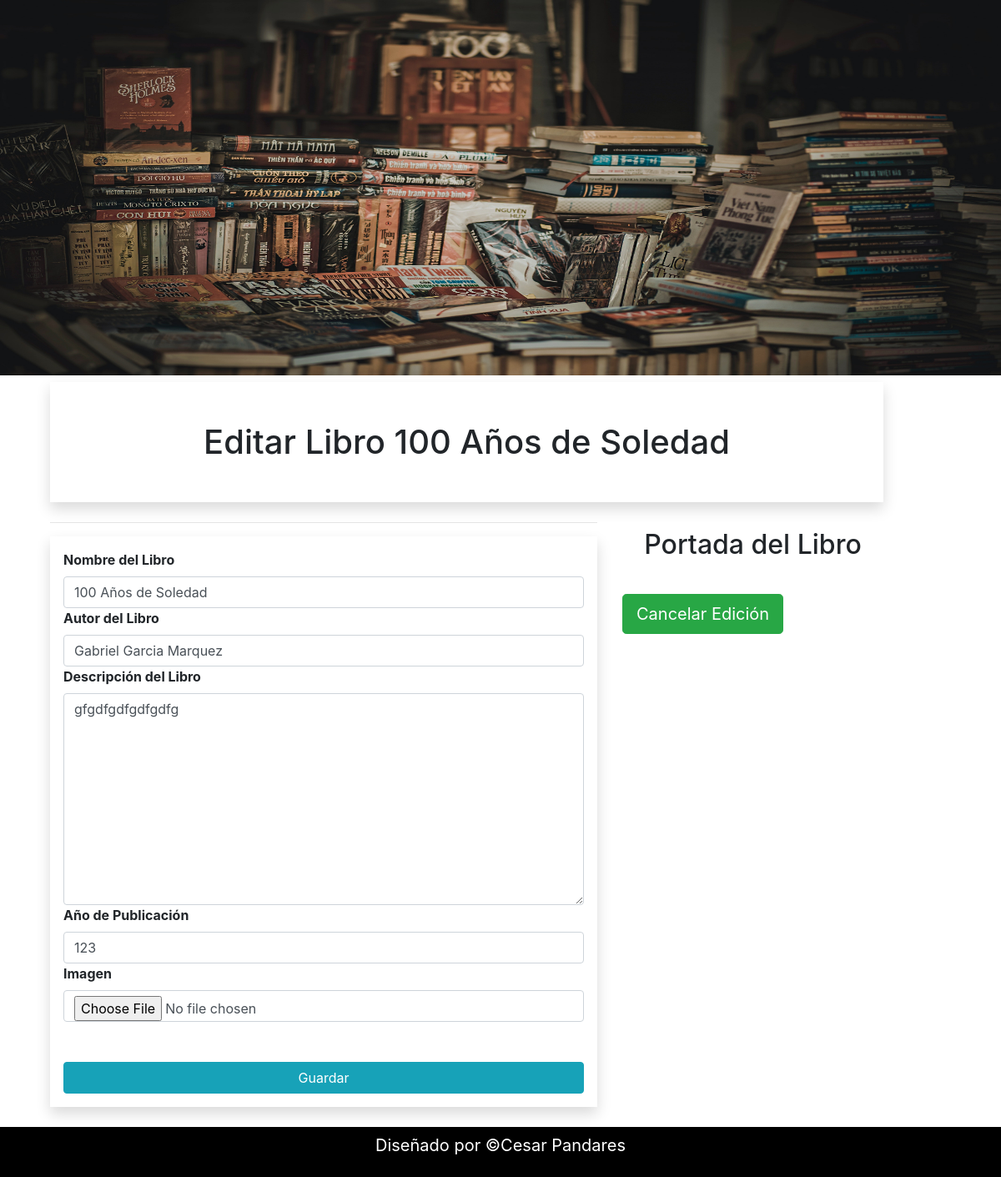
/book/edit&id=25, run on the app's committed database.
### tables this page shows
CREATE TABLE `books` (
  `id` int(255) NOT NULL,
  `name` varchar(150) NOT NULL,
  `author` varchar(150) NOT NULL,
  `description` text NOT NULL,
  `year` varchar(100) NOT NULL,
  `imagen` varchar(255) DEFAULT NULL
);

### config/db.php (called while the page is built)
<?php
class Database{
	public static function connect(){
		$db = new mysqli('localhost', 'root', '', 'library');
		$db->query("SET NAMES 'utf8'");
		return $db;
	}
}

### models/book.php (called while the page is built, shortened)
<?php
class Book{
	private $id;
	private $db;
	public function __construct() {
		$this->db = Database::connect();
	}
	function getId() {
		return $this->id;
	}
	function setId($id) {
		$this->id = $id;
	}
    public function getOne(){
		$book = $this->db->query("SELECT * FROM books WHERE id = {$this->getId()}");
		return $book->fetch_object();
	}
}

### views/index.php (the view, shortened to what this page needs)
<!doctype html>
<html lang="es">
  <head>
    <link rel="stylesheet" href="https://stackpath.bootstrapcdn.com/bootstrap/4.5.2/css/bootstrap.min.css">
    <link rel="stylesheet" href="style.css">
  </head>
  <body>
  <div class="header">
      <img src="img/back.jpg" alt="">
  </div>
      <div class="container">
          <div class="register my-2 ">
            <?php if(isset($edit) && isset($book_edit) && is_object($book_edit)): ?>
              <h1 class="text-center shadow p-5">Editar Libro <?= $book_edit->name ?></h1>
              <?php $url_action = base_url."book/save&id=".$book_edit->id; ?>
            <?php endif; ?>
              <div class="row">
                <div class="col-md-8">
                    <hr>
                    <form action="<?=$url_action?>" method="post" class="form-group shadow p-3" enctype="multipart/form-data">
                      <label for="name"><b>Nombre del Libro</b></label>
                      <input type="text" name="name" value="<?= isset($book_edit) && is_object($book_edit) ? $book_edit->name : '';?>" class="form-control">
                      <label for="author"><b>Autor del Libro</b> </label>
                      <input type="text" name="author" value="<?= isset($book_edit) && is_object($book_edit) ? $book_edit->author : '';?>" class="form-control">
                      <label for="description"><b>Descripción del Libro</b> </label>
                      <textarea name="description" cols="30" rows="10" class="form-control"><?= isset($book_edit) && is_object($book_edit) ? $book_edit->description : '';?></textarea>
                      <label for="year"><b>Año de Publicación</b></label>
                      <input type="text" name="year" class="form-control" value="<?= isset($book_edit) && is_object($book_edit) ? $book_edit->year : '';?>">
                      <label for="imagen"><b>Imagen</b></label>
                      <input type="file" name="imagen" class="form-control">
                      <input type="submit" value="Guardar" class="btn btn-info btn-block mt-5">
                    </form>
                </div>
                <?php if(isset($book_edit)) : ?>
                  <div class="col-md-4">
                      <div class="container p-4">
                        <h2 class="text-center">Portada del Libro</h2>
                      </div>
                        <a href="<?= base_url ?>" class="btn btn-success btn-lg mt-2">Cancelar Edición</a>
                  </div>
            </div>
              <?php endif; ?>
          </div>
      </div>
  <footer class="footer text-center">
    <p>Diseñado por &copyCesar Pandares</p>
  </footer>
  </body>
</html>

### style.css (style rules this page uses)
* { margin: 0; padding: 0; }
.header { height: 450px; width: 100%; }
.header img { height: 100%; width: 100%; }
.register { width: 90%; margin-left: 15px !important; }
.footer { height: 60px; background: black; color: white; font-size: 20px; line-height: 45px; }

### data on the page
books: name "100 Años de Soledad", author "Gabriel Garcia Marquez", description "gfgdfgdfgdfgdfg", year "123"
